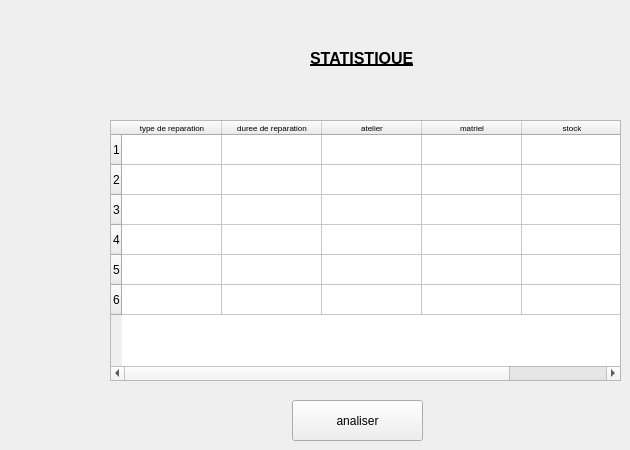
    <widget class="QWidget" name="tab_3">
     <attribute name="title">
      <string>Statistiques</string>
     </attribute>
     <widget class="QTableWidget" name="tableWidget_3">
      <property name="geometry">
       <rect>
        <x>110</x>
        <y>120</y>
        <width>511</width>
        <height>261</height>
       </rect>
      </property>
      <row>
       <property name="text">
        <string>1</string>
       </property>
      </row>
      <row>
       <property name="text">
        <string>2</string>
       </property>
      </row>
      <row>
       <property name="text">
        <string>3</string>
       </property>
      </row>
      <row>
       <property name="text">
        <string>4</string>
       </property>
      </row>
      <row>
       <property name="text">
        <string>5</string>
       </property>
      </row>
      <row>
       <property name="text">
        <string>6</string>
       </property>
      </row>
      <column>
       <property name="text">
        <string>type de reparation</string>
       </property>
       <property name="font">
        <font>
         <pointsize>6</pointsize>
        </font>
       </property>
      </column>
      <column>
       <property name="text">
        <string>duree de reparation</string>
       </property>
       <property name="font">
        <font>
         <pointsize>6</pointsize>
        </font>
       </property>
      </column>
      <column>
       <property name="text">
        <string>atelier</string>
       </property>
       <property name="font">
        <font>
         <pointsize>6</pointsize>
        </font>
       </property>
      </column>
      <column>
       <property name="text">
        <string>matriel</string>
       </property>
       <property name="font">
        <font>
         <pointsize>6</pointsize>
        </font>
       </property>
      </column>
      <column>
       <property name="text">
        <string>stock</string>
       </property>
       <property name="font">
        <font>
         <pointsize>6</pointsize>
        </font>
       </property>
      </column>
     </widget>
     <widget class="QLabel" name="label_135">
      <property name="geometry">
       <rect>
        <x>310</x>
        <y>50</y>
        <width>151</width>
        <height>16</height>
       </rect>
      </property>
      <property name="font">
       <font>
        <pointsize>12</pointsize>
        <weight>75</weight>
        <bold>true</bold>
        <underline>true</underline>
       </font>
      </property>
      <property name="text">
       <string>STATISTIQUE</string>
      </property>
     </widget>
     <widget class="QPushButton" name="pushButton_48">
      <property name="geometry">
       <rect>
        <x>292</x>
        <y>400</y>
        <width>131</width>
        <height>41</height>
       </rect>
      </property>
      <property name="text">
       <string>analiser</string>
      </property>
     </widget>
    </widget>
